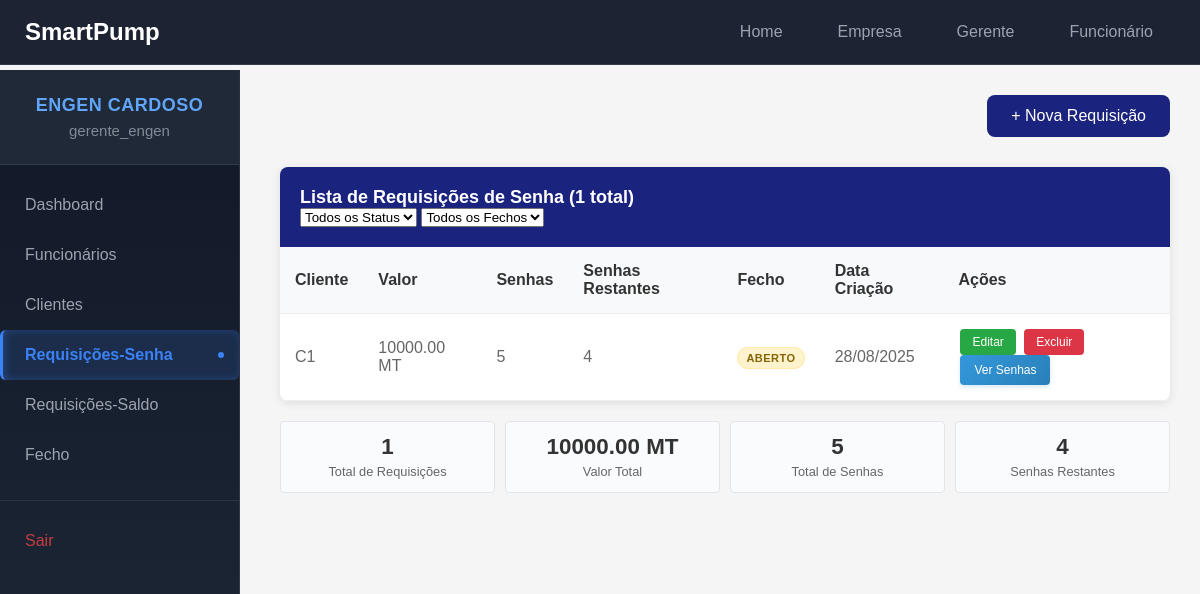
The page /gerente/requisicoes/ (signed in) on the database its author committed.
### empresas/models.py (models this page shows, shortened)
class Empresa(models.Model):
   nome = models.CharField(max_length=200)
   status = models.BooleanField(default=True)
   gerente = models.OneToOneField(User, on_delete=models.CASCADE, related_name='empresa_gerenciada')

### gerente/models.py (models this page shows, shortened)
class RequisicaoSenhas(models.Model):
    empresa = models.ForeignKey(Empresa, on_delete=models.CASCADE, related_name='requisicoes_senhas', null=True, blank=True)
    cliente = models.ForeignKey(Cliente, on_delete=models.CASCADE, related_name='requisicoes')
    valor = models.DecimalField(max_digits=10, decimal_places=2, validators=[MinValueValidator(0)])
    senhas = models.PositiveIntegerField(validators=[MinValueValidator(1)])
    funcionario_responsavel = models.ForeignKey(Funcionario, on_delete=models.SET_NULL, null=True, blank=True)
    data_criacao = models.DateTimeField(auto_now_add=True)
    data_conclusao = models.DateTimeField(null=True, blank=True)
    ativa = models.BooleanField(default=True)
    fecho = models.ForeignKey(Fecho, on_delete=models.SET_NULL, null=True, blank=True, related_name='requisicoes_senhas')
    FORMA_PAGAMENTO_CHOICES = [
        ('transferencia', 'Transferência Bancária'),
        ('cash', 'Dinheiro (Cash)'),
        ('pos', 'POS (Cartão)'),
    ]
    forma_pagamento = models.CharField(
        max_length=20,
        choices=FORMA_PAGAMENTO_CHOICES,
        verbose_name="Forma de Pagamento",
        default='cash'
    )
    banco = models.CharField(max_length=100, null=True, blank=True, verbose_name="Nome do Banco")
    banco = models.CharField(max_length=100, null=True, blank=True, verbose_name="Nome do Banco")
    @property
    def senhas_usadas(self):
       return self.lista_senhas.filter(usada=True).count()
    @property
    def senhas_restantes(self):
       return self.senhas - self.senhas_usadas

class Cliente(models.Model):
   empresa = models.ForeignKey(Empresa, on_delete=models.CASCADE, related_name='clientes', null=True, blank=True)
   nome = models.CharField(max_length=100)
   email = models.EmailField(blank=True, null=True)
   contacto = models.CharField(max_length=20, blank=True, null=True)
   endereco = models.TextField(blank=True, null=True)
   data_criacao = models.DateTimeField(auto_now_add=True)

### gerente/views.py (the view, shortened to what this page needs)
# urls.py: path('requisicoes/', views.requisicoes, name='requisicoes'),
@user_passes_test(is_gerente, login_url='/login/')
def requisicoes(request):
    empresa = get_empresa_usuario(request.user)
    if not empresa:
        messages.error(request, 'Empresa não encontrada.')
        return redirect('login')
    requisicoes = (
        RequisicaoSenhas.objects.filter(empresa=empresa, ativa=True)
        .select_related('cliente', 'fecho')  # ADICIONADO select_related para 'fecho'
        .prefetch_related('lista_senhas')
        .order_by('-data_criacao')
    )
    status_filter = request.GET.get('status', '')
    fecho_filter = request.GET.get('fecho', '')  # NOVO FILTRO
    search = request.GET.get('search', '')
    if search:
        requisicoes = requisicoes.filter(
            Q(cliente__nome__icontains=search) |
            Q(id__icontains=search)
        )
    if fecho_filter == 'fechado':
        requisicoes = requisicoes.filter(fecho__isnull=False)
    elif fecho_filter == 'aberto':
        requisicoes = requisicoes.filter(fecho__isnull=True)
    total_valor = sum(r.valor for r in requisicoes)
    total_senhas = sum(r.senhas for r in requisicoes)
    senhas_restantes_total = sum(r.senhas_restantes for r in requisicoes)
    context = {
        'requisicoes': requisicoes,
        'search': search,
        'status_filter': status_filter,
        'fecho_filter': fecho_filter,  # NOVO CONTEXTO
        'total_valor': total_valor,
        'total_senhas': total_senhas,
        'senhas_restantes_total': senhas_restantes_total,
    }
    return render(request, 'gerente/requisicoes.html', context)

### gerente/context_processors.py (called while the page is built)
def empresa_context(request):
    if request.user.is_authenticated:
        try:
            if hasattr(request.user, 'empresa_gerenciada'):
                return {'empresa_atual': request.user.empresa_gerenciada}
            elif hasattr(request.user, 'funcionario'):
                return {'empresa_atual': request.user.funcionario.empresa}
        except:
            pass
    return {'empresa_atual': None}

### gerente/views.py (called while the page is built)
def is_gerente(user):
  return user.groups.filter(name='Gerente').exists()

def get_empresa_usuario(user):
   try:
       if hasattr(user, 'empresa_gerenciada'):
           return user.empresa_gerenciada
       elif hasattr(user, 'funcionario'):
           return user.funcionario.empresa
   except:
       pass
   return None

### templates/gerente/requisicoes.html (shortened to what this page needs)
{% extends 'gerente/base.html' %}
{% block content %}
<div class="content-header">
    <a href="{% url 'adicionar_requisicao' %}" class="btn-primary">
        + Nova Requisição
    </a>
</div>
<div class="table-container">
    <div class="table-header">
        <h3>Lista de Requisições de Senha ({{ requisicoes.count }} total)</h3>
        <div class="table-filters">
            <select class="filter-select" id="statusFilter" onchange="filterByStatus()">
                <option value="">Todos os Status</option>
            </select>
            <select class="filter-select" id="fechoFilter" onchange="filterByFecho()">
                <option value="">Todos os Fechos</option>
            </select>
        </div>
    </div>
    <div class="table-wrapper">
        {% if requisicoes %}
        <table>
            <thead>
                <tr>
                    <th>Cliente</th>
                    <th>Valor</th>
                    <th>Senhas</th>
                    <th>Senhas Restantes</th>
                    <th>Fecho</th>
                    <th>Data Criação</th>
                    <th>Ações</th>
                </tr>
            </thead>
            <tbody>
                {% for requisicao in requisicoes %}
                <tr
                    class="{% if requisicao.fecho %}row-fechado{% endif %}"
                    data-status="{% if requisicao.senhas_restantes == 0 %}completo{% elif requisicao.senhas_restantes <= 5 %}baixo{% elif requisicao.senhas_restantes <= 15 %}medio{% else %}alto{% endif %}"
                    data-fecho="{% if requisicao.fecho %}fechado{% else %}aberto{% endif %}">
                    <td>{{ requisicao.cliente.nome }}</td>
                    <td class="valor-cell">{{ requisicao.valor }} MT</td>
                    <td>
                        <span class="senhas-badge">{{ requisicao.senhas }}</span>
                    </td>
                    <td>
                        <span
                            class="senhas-restante {% if requisicao.senhas_restantes == 0 %}completo{% elif requisicao.senhas_restantes <= 5 %}baixo{% elif requisicao.senhas_restantes <= 15 %}medio{% else %}alto{% endif %}">
                            {{ requisicao.senhas_restantes }}
                        </span>
                    </td>
                    <td>
                        {% if requisicao.fecho %}
                            <span class="fecho-badge fecho-fechado" title="Fechado em {{ requisicao.fecho.data|date:'d/m/Y H:i' }}">
                                Fecho #{{ requisicao.fecho.id }}
                            </span>
                        {% else %}
                            <span class="fecho-badge fecho-aberto">
                                Aberto
                            </span>
                        {% endif %}
                    </td>
                    <td>{{ requisicao.data_criacao|date:"d/m/Y" }}</td>
                    <td class="actions-cell">
                        {% if requisicao.fecho %}
                            <span class="btn-action btn-disabled" title="Não é possível editar requisições fechadas">Editar</span>
                            <span class="btn-action btn-disabled" title="Não é possível excluir requisições fechadas">Excluir</span>
                            <a href="{% url 'ver_senhas' requisicao.id %}" class="btn-action btn-view">Ver Senhas</a>
                        {% else %}
                            <a href="{% url 'editar_requisicao' requisicao.id %}" class="btn-action btn-edit">Editar</a>
                            <a href="{% url 'deletar_requisicao' requisicao.id %}" class="btn-action btn-delete"
                                onclick="return confirm('Tem certeza que deseja excluir esta requisição?')">Excluir</a>
                            <a href="{% url 'ver_senhas' requisicao.id %}" class="btn-action btn-view">Ver Senhas</a>
                        {% endif %}
                    </td>
                </tr>
                {% endfor %}
            </tbody>
        </table>
        {% endif %}
    </div>
</div>
{% if requisicoes %}
<div class="stats-container">
    <div class="stats-grid">
        <div class="stat-item">
            <span class="stat-number">{{ requisicoes.count }}</span>
            <span class="stat-label">Total de Requisições</span>
        </div>
        <div class="stat-item">
            <span class="stat-number">{{ total_valor|default:0 }} MT</span>
            <span class="stat-label">Valor Total</span>
        </div>
        <div class="stat-item">
            <span class="stat-number">{{ total_senhas|default:0 }}</span>
            <span class="stat-label">Total de Senhas</span>
        </div>
        <div class="stat-item">
            <span class="stat-number">{{ senhas_restantes_total|default:0 }}</span>
            <span class="stat-label">Senhas Restantes</span>
        </div>
    </div>
</div>
{% endif %}
{% endblock %}

### templates/gerente/base.html (shortened to what this page needs)
<!DOCTYPE html>
<html lang="en">
<head>
</head>
<body class="{% block bodyclass %}{% endblock %}">
    <div class="main-container">
        {% include 'gerente/navbar.html' %}
        <div class="content-wrapper">
            {% include 'gerente/sidebar.html' %}
            <main class="main-content">
                {% block content %}{% endblock %}
            </main>
        </div>
    </div>
</body>
</html>

### templates/gerente/navbar.html (shortened to what this page needs)
{% load static %}
<nav class="navbar">
   <div class="navbar-brand">
       <h1 class="system-title">SmartPump</h1>
   </div>
   <div class="navbar-user">
       <a href="/" class="nav-link">Home</a>
       <a href="{% url 'criar_empresa' %}" class="nav-link">Empresa</a>
       <a href="{% url 'login' %}" class="nav-link">Gerente</a>
       <a href="{% url 'funcionariologin' %}" class="nav-link">Funcionário</a>
   </div>
</nav>

### templates/gerente/sidebar.html (shortened to what this page needs)
<div class="sidebar">
    <div class="user-section">
        <div class="empresa-name">{{ empresa_atual.nome|default:"Sistema" }}</div>
        <div class="user-info">{{ request.user.get_full_name|default:request.user.username }}</div>
    </div>
    <nav class="sidebar-nav">
        <ul class="nav-list">
            <li class="nav-item">
                <a href="{% url 'dashboard' %}" class="nav-link {% if request.resolver_match.url_name == 'dashboard' %}active{% endif %}">
                    Dashboard
                </a>
            </li>
            <li class="nav-item">
                <a href="{% url 'funcionarios' %}" class="nav-link {% if request.resolver_match.url_name == 'funcionarios' %}active{% endif %}">
                    Funcionários
                </a>
            </li>
            <li class="nav-item">
                <a href="{% url 'clientes' %}" class="nav-link {% if request.resolver_match.url_name == 'clientes' %}active{% endif %}">
                    Clientes
                </a>
            </li>
            <li class="nav-item">
                <a href="{% url 'requisicoes' %}" class="nav-link {% if request.resolver_match.url_name == 'requisicoes' %}active{% endif %}">
                    Requisições-Senha
                </a>
            </li>
            <li class="nav-item">
                <a href="{% url 'requisicoes_saldo' %}" class="nav-link {% if request.resolver_match.url_name == 'requisicoes_saldo' %}active{% endif %}">
                    Requisições-Saldo
                </a>
            </li>
            <li class="nav-item">
                <a href="{% url 'fecho' %}" class="nav-link {% if request.resolver_match.url_name == 'fechos' %}active{% endif %}">
                    Fecho
                </a>
            </li>
            <li class="nav-item nav-divider">
                <a href="{% url 'logout' %}" class="nav-link nav-logout">
                    Sair
                </a>
            </li>
        </ul>
    </nav>
</div>

### templates/gerente/base.html (style rules this page uses)
* { margin: 0; padding: 0; box-sizing: border-box; }
body { font-family: Arial, sans-serif; background-color: #f5f5f5; overflow-x: hidden; padding-top: 65px; }
.main-container { display: flex; flex-direction: column; min-height: calc(100vh - 65px); }
.content-wrapper { display: flex; flex: 1; }
.main-content { flex: 1; margin-left: 250px; padding: 30px; background-color: #f5f5f5; min-height: calc(100vh - 65px); }
.content-header { margin-bottom: 30px; display: flex; justify-content: space-between; align-items: center; }
.btn-primary { background-color: #1a237e; color: white; padding: 12px 24px; border: none; border-radius: 8px; cursor: pointer; font-size: 16px; font-weight: 500; transition: background-color 0.3s ease, transform 0.2s ease; text-decoration: none; display: inline-block; }
.table-container { background: white; border-radius: 8px; box-shadow: 0 2px 10px rgba(0, 0, 0, 0.1); overflow: hidden; }
.table-header { background-color: #1a237e; color: white; padding: 20px; }
.table-header h3 { font-size: 18px; font-weight: 600; }
.table-wrapper { overflow-x: auto; }
table { width: 100%; border-collapse: collapse; }
th, td { padding: 15px; text-align: left; border-bottom: 1px solid #eee; }
th { background-color: #f8f9fa; font-weight: 600; color: #333; position: sticky; top: 0; z-index: 1; }
td { color: #666; }
.btn-action { padding: 6px 12px; margin: 0 2px; border: none; border-radius: 4px; cursor: pointer; font-size: 12px; font-weight: 500; transition: all 0.2s ease; text-decoration: none; display: inline-block; }
.btn-edit { background-color: #28a745; color: white; }
.btn-delete { background-color: #dc3545; color: white; }

### templates/gerente/navbar.html (style rules this page uses)
.navbar { position: fixed; top: 0; left: 0; width: 100%; height: 65px; box-sizing: border-box; z-index: 1000; background: rgba(17, 24, 39, 0.95); backdrop-filter: blur(15px); padding: 12px 25px; display: flex; justify-content: space-between; align-items: center; border-bottom: 1px solid rgba(255, 255, 255, 0.1); }
.navbar-brand { display: flex; align-items: center; }
.system-title { font-size: 1.5rem; color: #ffffff; font-weight: 600; margin: 0; }
.navbar-user { display: flex; align-items: center; gap: 8px; }
.nav-link { color: rgba(255, 255, 255, 0.8); text-decoration: none; padding: 8px 16px; border-radius: 6px; transition: all 0.2s ease; font-size: 0.95rem; font-weight: 400; }

### templates/gerente/sidebar.html (style rules this page uses)
.sidebar { width: 240px; background: linear-gradient(180deg, #111827, #1f2937); min-height: calc(100vh - 70px); position: fixed; left: 0; top: 70px; overflow-y: auto; border-right: 1px solid rgba(255,255,255,0.1); z-index: 1000; }
.user-section { padding: 25px 15px; background: #1f2937; text-align: center; border-bottom: 1px solid rgba(255, 255, 255, 0.08); }
.empresa-name { color: #60a5fa; font-size: 18px; font-weight: 700; letter-spacing: 0.5px; margin-bottom: 6px; text-transform: uppercase; }
.user-info { color: #9ca3af; font-size: 15px; font-weight: 500; opacity: 0.8; }
.sidebar-nav { padding-top: 15px; }
.nav-list { list-style: none; padding: 0; margin: 0; }
.nav-item { margin: 0; }
.nav-divider { margin-top: auto; border-top: 1px solid rgba(255, 255, 255, 0.08); padding-top: 15px; margin-top: 20px; }
.nav-link { display: block; padding: 16px 22px; color: #9ca3af; text-decoration: none; font-size: 16px; font-weight: 500; border-left: 3px solid transparent; position: relative; }
.nav-link.active { background: rgba(59, 130, 246, 0.15); color: #3b82f6; border-left-color: #3b82f6; font-weight: 600; box-shadow: inset 2px 0 8px rgba(59, 130, 246, 0.3); }
.nav-link.active::before { content: ''; position: absolute; right: 15px; top: 50%; transform: translateY(-50%); width: 6px; height: 6px; background: #3b82f6; border-radius: 50%; }
.nav-logout { color: #ef4444 !important; opacity: 0.8; }

### rows shown on the page
Empresa: nome "ENGEN CARDOSO"
RequisicaoSenhas: cliente.nome "C1", valor "10000.00", senhas "5", senhas_restantes "4", shows "ABERTO", data_criacao "28/08/2025", shows "Editar"

### other values the page prints
{{ request.user.get_full_name|default:request.user.username }} "gerente_engen"
{{ requisicoes.count }} "1"
{{ total_valor|default:0 }} "10000.00"
{{ total_senhas|default:0 }} "5"
{{ senhas_restantes_total|default:0 }} "4"
